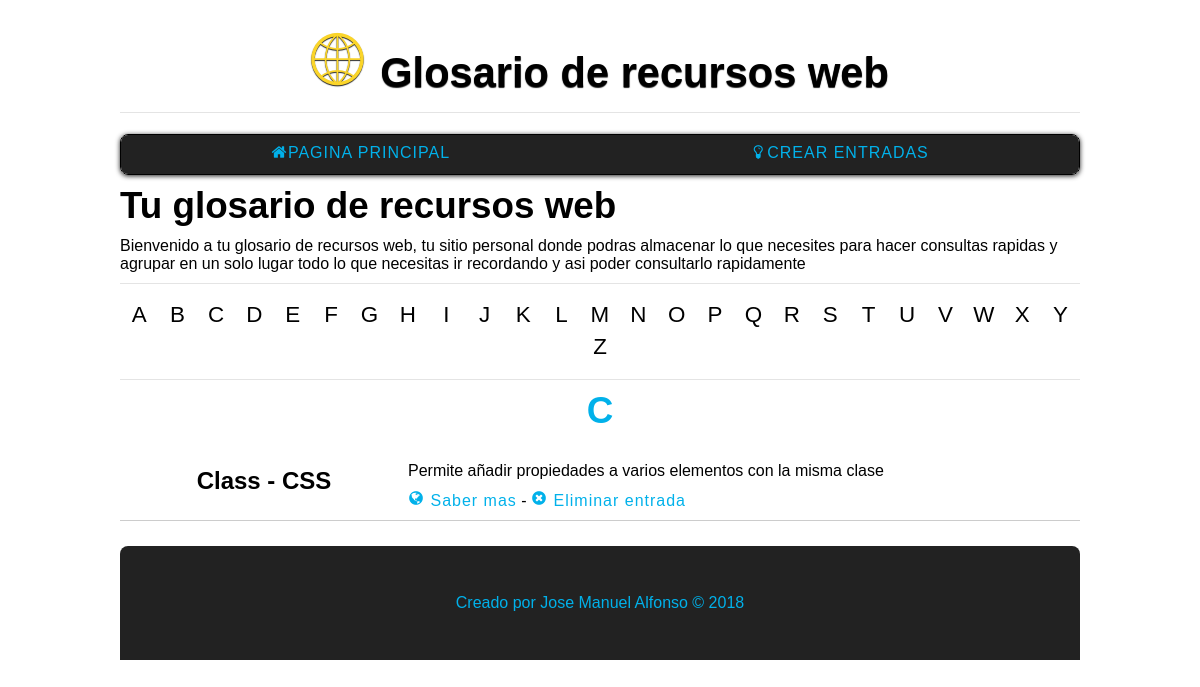
/index.php?controller=entrada&action=ver&letra=C, run on the app's committed database.
### tables this page shows
CREATE TABLE entradas(
id               int (100) auto_increment NOT NULL,
usuario_id       int (100) NOT NULL,
categoria_id     int (100) NOT NULL,
palabra         varchar(150) NOT NULL UNIQUE,
descripcion     TEXT NOT NULL,
enlace          varchar(255),
fecha           date,
CONSTRAINT pk_entrada_id PRIMARY KEY(id),
CONSTRAINT fk_entrada_categorias FOREIGN KEY(categoria_id) REFERENCES categorias(id),
CONSTRAINT fk_entrada_usuario FOREIGN KEY(usuario_id) REFERENCES usuarios(id)
);

### database/db.php (called while the page is built)
<?php
class dataBase{
    public static function connect(){
        $db = new mysqli('localhost', 'root', '', 'glosario_chema');
        $db->query("SET NAMES 'utf8'");
        return $db;
    }
}

### controllers/entradaController.php (called while the page is built, shortened)
<?php
require_once 'models/entrada.php';
class entradaController{
    public function ver(){
        $entradas = new entrada();
        $todas = $entradas->ver();
        require_once 'views/entrada/ver.php';
    }
}

### models/entrada.php (called while the page is built, shortened)
<?php
class entrada{
    public $inicial;
    public $db;
    public function __construct() {
        $this->db = dataBase::connect();
        $this->inicial = isset($_GET['letra']) ? $_GET['letra'] : null;
    }
    public function ver(){
        $sql ="SELECT e.* FROM entradas e INNER JOIN categorias c WHERE e.categoria_id = c.id AND c.nombre = '$this->inicial'; ";
        $verEntradas = $this->db->query($sql);
        return $verEntradas;
    }
}

### views/entrada/ver.php (the view)
<?php while ($entradas = $todas->fetch_object()) :?>
    <div id="articulo">
        <div id="cabeceraEntrada">
            <p><strong><?=$entradas->palabra;?></strong></p>
        </div>
        <div  id="cuerpoEntrada">
            <p><?=$entradas->descripcion;?></p>
            <a href="<?=$entradas->enlace;?>"><span class="icon-globe"> </span>Saber mas</a> -
            <a href="index.php?controller=entrada&action=delete&id=<?=$entradas->id?>"><span class="icon-times-circle"> </span>Eliminar entrada</a>
        </div>
    </div>
<?php endwhile;?>

### assets/styles.css (style rules this page uses)
* { margin: 0; padding: 0; font-family: sans-serif; }
a { text-decoration: none; }
body { width: 80%; margin: auto; }
#cajaPrincipal p { text-align: left; margin: 10px 0; }
#articulo { display: flex; padding: 10px 0; border-bottom: 1px solid #ccc; justify-content: space-between; }
#cabeceraEntrada { display: flex; align-items: center; justify-content: space-around; width: 30%; font-size: 1.5em; }
#cuerpoEntrada { width: 70%; }
#articulo a { color: #01B1EA; letter-spacing: 1px; }

### assets/styles2.css (style rules this page uses)
[class^="icon-"]:before, [class*=" icon-"]:before { font-family: "untitled-font-1" !important; font-style: normal !important; font-weight: normal !important; font-variant: normal !important; text-transform: none !important; speak: none; line-height: 1; -webkit-font-smoothing: antialiased; -moz-osx-font-smoothing: grayscale; }
.icon-times-circle:before { content: "\65"; }
.icon-globe:before { content: "\68"; }

### data on the page
entradas: palabra "Class - CSS", descripcion "Permite añadir propiedades a varios elementos con la misma clase"

### other printed values
$letras[$i] "A"
$letras[$i] "B"
$letras[$i] "C"
$letras[$i] "D"
$letras[$i] "E"
$letras[$i] "F"
$letras[$i] "G"
$letras[$i] "H"
$letras[$i] "I"
$letras[$i] "J"
$letras[$i] "K"
$letras[$i] "L"
$letras[$i] "M"
$letras[$i] "N"
$letras[$i] "O"
